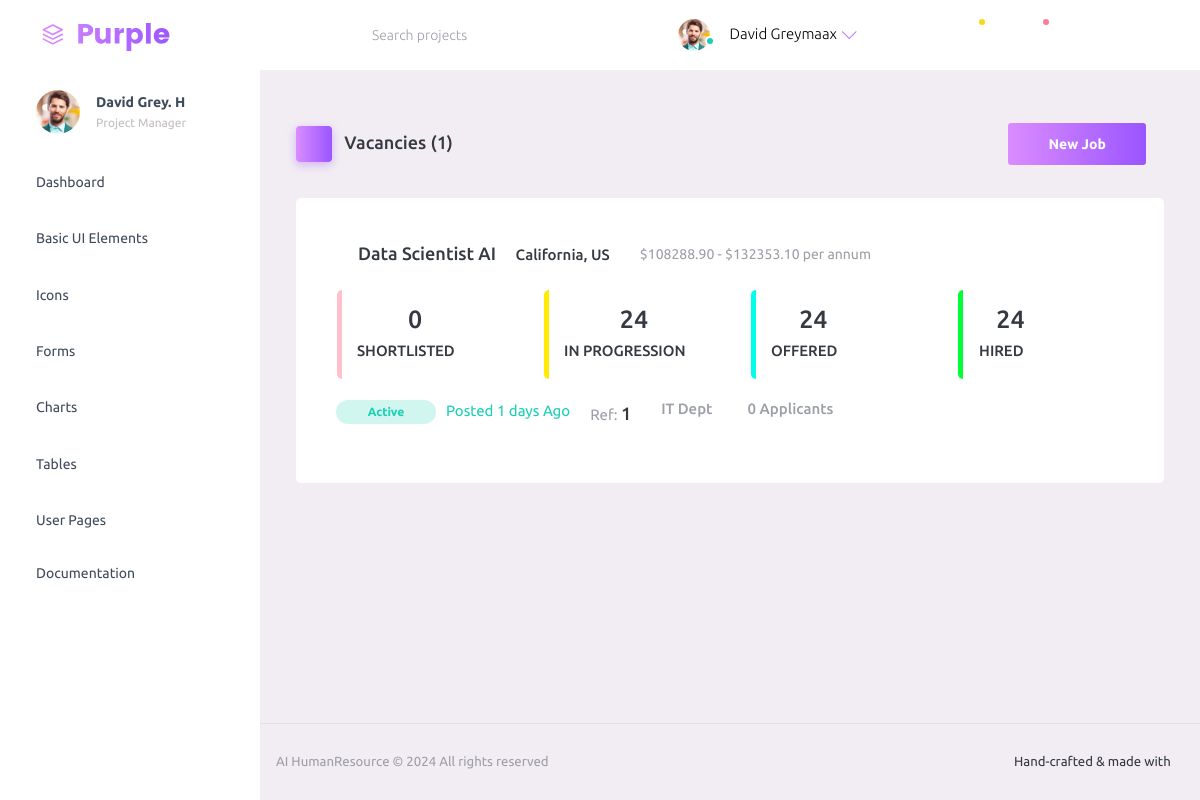
/human-resource/, run on an earlier commit of the app's database.
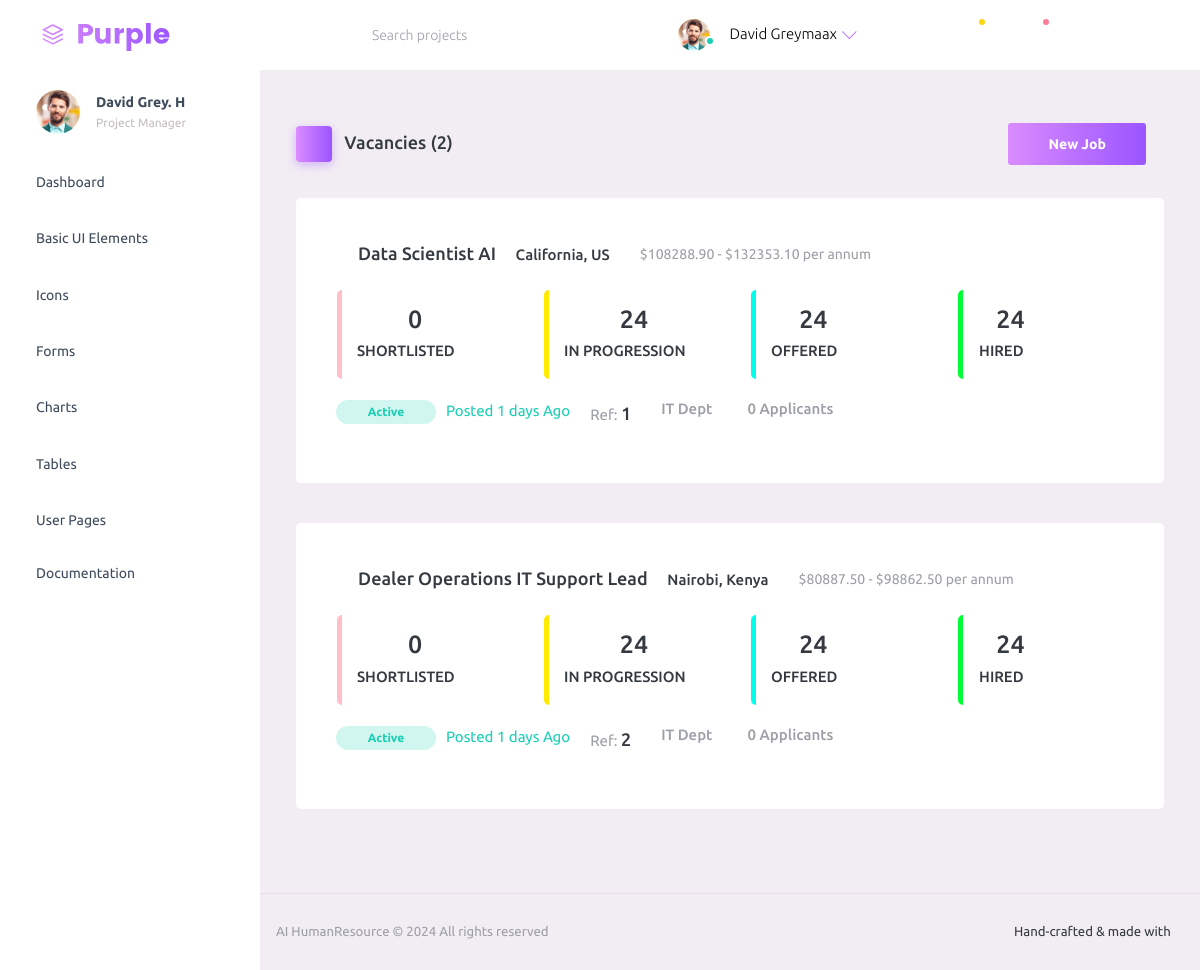
And on a later commit of the database.
### HumanResource/models.py (models this page shows, shortened)
class Job(models.Model):
    job_title = models.CharField(max_length=100, null=False)
    department = models.CharField(max_length=50, choices=departments)
    salary = models.IntegerField()
    location = models.CharField(max_length=100, choices=locations)
    introduction = models.CharField(max_length=220)
    brief_posting_description = models.CharField(max_length=400)
    responsibilities = models.CharField(max_length=3000)
    qualifications = models.CharField(max_length=1500)
    is_active = models.BooleanField(default=True)
    date_posted = models.DateField(auto_now_add=True)
    shortlist = models.ManyToManyField('Applicant', related_name='shortlisted_jobs', blank=True)

### HumanResource/views.py (the view)
# urls.py: 2. Add a URL to urlpatterns:  path('', views.home, name='home')
def home(request):
    jobs = Job.objects.all()
    job_data = {}
    for j in jobs:
        lower_bound = j.salary * 0.9
        upper_bound = j.salary * 1.1
        posted = (datetime.datetime.today().date() - j.date_posted).days
        applicants = j.applicants.all().count()
        shortlisted = j.shortlist.all().count()
        job_data[j.id] = {
            'job': j,
            'lower_bound': f"{lower_bound:.2f}",
            'upper_bound': f"{upper_bound:.2f}",
            'posted': posted,
            'applicants': applicants,
            'shortlisted': shortlisted
        }
    return render(request, 'app/hr_dashboard.html', {'job_data': job_data, 'total_jobs': Job.objects.all().count()})

### HumanResource/templates/app/hr_dashboard.html (shortened to what this page needs)
{% extends 'app/index.html' %}
{% load static %}
{% block body %}
<div class="page-header">
    <h3 class="page-title">
      <span class="page-title-icon bg-gradient-primary text-white me-2">
        <i class="mdi mdi-home"></i>
      </span> Vacancies ({{ total_jobs }})
    </h3>
    <nav aria-label="breadcrumb">
      <ul class="breadcrumb">
        <li class="breadcrumb-item active" aria-current="page">
          <a class="btn btn-gradient-primary btn-md" href="{% url 'new-job' %}">New Job</a></i>
        </li>
      </ul>
    </nav>
</div>
{% if job_data %}
{% for job_id, data in job_data.items %}
<div class="row">
    <div class="col-12 grid-margin">
      <div class="card">
        <div class="card-body">
            <div class="row">
                <div class="d-flex flex-row">
                    <h4 class="card-title"><i class="mdi mdi-checkbox-marked-outline text-success" style="font-size: 23px;"></i> {{ data.job.job_title }}</h4>
                    <h6 style="margin: 8px;"><i class="mdi mdi-map-marker-outline"></i>{{ data.job.location }}</h6>
                    <small class="text-muted" style="margin: 8px;"><i class="mdi mdi-cash-multiple"></i> ${{ data.lower_bound }} - ${{ data.upper_bound }} per annum</small>
                </div>
            </div>
            <div class="row">
              <div class="col-md-3 stretch-card grid-margin">
                <a class="btn" style="padding: 0px !important;" href="{% url 'shortlist' %}">
                <div class="card"  style="border-left: 5px solid pink; margin-top: 10px;">
                  <div class="card-body" style="padding: 15px;">
                    <h3><i class="mdi mdi-account-multiple-outline" style="color: pink;"></i> {{ data.shortlisted }}</h3>
                          <div class="metric-value d-inline-block">
                              <h6 class="mb-1">SHORTLISTED</h6>
                          </div>
                  </div>
                </div>
              </a>
              </div>
              <div class="col-md-3 stretch-card grid-margin">
                <a class="btn" style="padding: 0px !important;" >
                <div class="card"  style="border-left: 5px solid rgb(255, 234, 0); margin-top: 10px;">
                  <div class="card-body" style="padding: 15px;">
                    <h3><i class="mdi mdi-arrow-right" style="color: rgb(255, 234, 0);"></i> 24</h3>
                          <div class="metric-value d-inline-block">
                              <h6 class="mb-1">IN PROGRESSION</h6>
                          </div>
                  </div>
                </div>
                </a>
              </div>
              <div class="col-md-3 stretch-card grid-margin">
                <a class="btn" style="padding: 0px !important;" >
                <div class="card"  style="border-left: 5px solid rgb(0, 255, 234); margin-top: 10px;">
                  <div class="card-body" style="padding: 15px;">
                    <h3><i class="mdi mdi-check" style="color: rgb(0, 255, 234);"></i> 24</h3>
                          <div class="metric-value d-inline-block">
                              <h6 class="mb-1">OFFERED</h6>
                          </div>
                  </div>
                </div>
                </a>
              </div>
              <div class="col-md-3 stretch-card grid-margin">
                <a class="btn" style="padding: 0px !important;" >
                <div class="card"  style="border-left: 5px solid rgb(0, 255, 55); margin-top: 10px;">
                  <div class="card-body" style="padding: 15px;">
                    <h3><i class="mdi mdi-thumb-up-outline" style="color: rgb(0, 255, 55);"></i> 24</h3>
                          <div class="metric-value d-inline-block">
                              <h6 class="mb-1">HIRED</h6>
                          </div>
                  </div>
                </div>
                </a>
              </div>
            </div>
            <div class="row">
              <div class="stretch-card" style="margin-top: -20px;">
                {% if data.job.is_active %}
                <a class="btn btn-inverse-success btn-rounded btn-md"
                style="height: 24px !important; padding: 5px !important; width: 100px !important; font-size: 12px;" href="{% url 'edit-job' data.job.id %}">Active</a>
                {% else %}
                <a class="btn btn-inverse-danger btn-rounded btn-md"
                style="height: 24px !important; padding: 5px !important; width: 100px !important; font-size: 12px;" href="{% url 'edit-job' data.job.id %}">Expired</a>
                {% endif %}
                {% if data.posted > 0 %}
                <p class="text-success" style="margin-left: 10px;">Posted {{ data.posted }} days Ago</p>
                {% else %}
                <p class="text-success" style="margin-left: 10px;">Posted today</p>
                {% endif %}
                <p class="text-muted" style="margin-left: 20px;">Ref: <span class="card-title">{{ data.job.id }}</span></p>
                <h6 class="text-muted" style="margin-left: 30px;">{{ data.job.department }} Dept</h6>
                <h6 class="text-muted" style="margin-left: 20px;"><i class="mdi mdi-account"></i> {{ data.applicants }} Applicants</h6>
              </div>
            </div>
        </div>
      </div>
    </div>
  </div>
{% endfor %}
{% else %}
<div class="row">
  <h4 class="card-title"> No Jobs Available</h4>
</div>
{% endif %}
{% endblock body %}

### HumanResource/templates/app/index.html (shortened to what this page needs)
<!DOCTYPE html>
{% load static %}
<html lang="en">
  <head>
    <link rel="stylesheet" href="{% static 'assets/vendors/mdi/css/materialdesignicons.min.css' %}">
    <link rel="stylesheet" href="{% static 'assets/vendors/ti-icons/css/themify-icons.css' %}">
    <link rel="stylesheet" href="{% static 'assets/vendors/css/vendor.bundle.base.css' %}">
    <link rel="stylesheet" href="{% static 'assets/vendors/font-awesome/css/font-awesome.min.css' %}">
    <link rel="stylesheet" href="{% static 'assets/vendors/select2/select2.min.css' %}">
    <link rel="stylesheet" href="{% static 'assets/vendors/select2-bootstrap-theme/select2-bootstrap.min.css' %}">
    <link rel="stylesheet" href="{% static 'assets/css/style.css' %}">
  </head>
  <body>
    <div class="container-scroller">
      {% include 'partials/_navbar.html' %}
      <div class="container-fluid page-body-wrapper">
        {% include 'partials/_sidebar.html' %}
        <div class="main-panel">
          <div class="content-wrapper">
            {% block body %}
            {% endblock body %}
          </div>
          {% include 'partials/_footer.html' %}
        </div>
      </div>
    </div>
  </body>
</html>

### HumanResource/templates/partials/_navbar.html (shortened to what this page needs)
{% load static %}
<nav class="navbar default-layout-navbar col-lg-12 col-12 p-0 fixed-top d-flex flex-row">
    <div class="text-center navbar-brand-wrapper d-flex align-items-center justify-content-start">
      <a class="navbar-brand brand-logo" href="#"><img src="{% static 'assets/images/logo.svg' %}" alt="logo" /></a>
    </div>
    <div class="navbar-menu-wrapper d-flex align-items-stretch">
      <button class="navbar-toggler navbar-toggler align-self-center" type="button" data-toggle="minimize">
        <span class="mdi mdi-menu"></span>
      </button>
      <div class="search-field d-none d-md-block">
        <form class="d-flex align-items-center h-100" action="#">
          <div class="input-group">
            <div class="input-group-prepend bg-transparent">
              <i class="input-group-text border-0 mdi mdi-magnify"></i>
            </div>
            <input type="text" class="form-control bg-transparent border-0" placeholder="Search projects">
          </div>
        </form>
      </div>
      <ul class="navbar-nav navbar-nav-right">
        <li class="nav-item nav-profile dropdown">
          <a class="nav-link dropdown-toggle" id="profileDropdown" href="#" data-bs-toggle="dropdown" aria-expanded="false">
            <div class="nav-profile-img">
              <img src="{% static 'assets/images/faces/face1.jpg' %}" alt="image">
              <span class="availability-status online"></span>
            </div>
            <div class="nav-profile-text">
              <p class="mb-1 text-black">David Greymaax</p>
            </div>
          </a>
        </li>
        <li class="nav-item d-none d-lg-block full-screen-link">
          <a class="nav-link">
            <i class="mdi mdi-fullscreen" id="fullscreen-button"></i>
          </a>
        </li>
        <li class="nav-item dropdown">
          <a class="nav-link count-indicator dropdown-toggle" id="messageDropdown" href="#" data-bs-toggle="dropdown" aria-expanded="false">
            <i class="mdi mdi-email-outline"></i>
            <span class="count-symbol bg-warning"></span>
          </a>
        </li>
        <li class="nav-item dropdown">
          <a class="nav-link count-indicator dropdown-toggle" id="notificationDropdown" href="#" data-bs-toggle="dropdown">
            <i class="mdi mdi-bell-outline"></i>
            <span class="count-symbol bg-danger"></span>
          </a>
        </li>
        <li class="nav-item nav-logout d-none d-lg-block">
          <a class="nav-link" href="#">
            <i class="mdi mdi-power"></i>
          </a>
        </li>
        <li class="nav-item nav-settings d-none d-lg-block">
          <a class="nav-link" href="#">
            <i class="mdi mdi-format-line-spacing"></i>
          </a>
        </li>
      </ul>
    </div>
  </nav>

### HumanResource/templates/partials/_sidebar.html (shortened to what this page needs)
{% load static %}
<nav class="sidebar sidebar-offcanvas" id="sidebar">
    <ul class="nav">
      <li class="nav-item nav-profile">
        <a href="#" class="nav-link">
          <div class="nav-profile-image">
            <img src="{% static 'assets/images/faces/face1.jpg' %}" alt="profile" />
          </div>
          <div class="nav-profile-text d-flex flex-column">
            <span class="font-weight-bold mb-2">David Grey. H</span>
            <span class="text-secondary text-small">Project Manager</span>
          </div>
          <i class="mdi mdi-bookmark-check text-success nav-profile-badge"></i>
        </a>
      </li>
      <li class="nav-item">
        <a class="nav-link" href="{% url 'human-resource' %}">
          <span class="menu-title">Dashboard</span>
          <i class="mdi mdi-home menu-icon"></i>
        </a>
      </li>
      <li class="nav-item">
        <a class="nav-link" data-bs-toggle="collapse" href="#ui-basic" aria-expanded="false" aria-controls="ui-basic">
          <span class="menu-title">Basic UI Elements</span>
          <i class="menu-arrow"></i>
          <i class="mdi mdi-crosshairs-gps menu-icon"></i>
        </a>
      </li>
      <li class="nav-item">
        <a class="nav-link" data-bs-toggle="collapse" href="#icons" aria-expanded="false" aria-controls="icons">
          <span class="menu-title">Icons</span>
          <i class="mdi mdi-contacts menu-icon"></i>
        </a>
      </li>
      <li class="nav-item">
        <a class="nav-link" data-bs-toggle="collapse" href="#forms" aria-expanded="false" aria-controls="forms">
          <span class="menu-title">Forms</span>
          <i class="mdi mdi-format-list-bulleted menu-icon"></i>
        </a>
      </li>
      <li class="nav-item">
        <a class="nav-link" data-bs-toggle="collapse" href="#charts" aria-expanded="false" aria-controls="charts">
          <span class="menu-title">Charts</span>
          <i class="mdi mdi-chart-bar menu-icon"></i>
        </a>
      </li>
      <li class="nav-item">
        <a class="nav-link" data-bs-toggle="collapse" href="#tables" aria-expanded="false" aria-controls="tables">
          <span class="menu-title">Tables</span>
          <i class="mdi mdi-table-large menu-icon"></i>
        </a>
      </li>
      <li class="nav-item">
        <a class="nav-link" data-bs-toggle="collapse" href="#auth" aria-expanded="false" aria-controls="auth">
          <span class="menu-title">User Pages</span>
          <i class="menu-arrow"></i>
          <i class="mdi mdi-lock menu-icon"></i>
        </a>
      </li>
      <li class="nav-item">
        <a class="nav-link" href="#" target="_blank">
          <span class="menu-title">Documentation</span>
        </a>
      </li>
    </ul>
  </nav>

### HumanResource/templates/partials/_footer.html
{% load static %}
<footer class="footer">
    <div class="d-sm-flex justify-content-center justify-content-sm-between">
      <span class="text-muted text-center text-sm-left d-block d-sm-inline-block">AI HumanResource &copy; <script type="text/javascript">document.write(new Date().getFullYear());</script> All rights reserved</span>
      <span class="float-none float-sm-right d-block mt-1 mt-sm-0 text-center">Hand-crafted & made with <i class="mdi mdi-heart text-danger"></i></span>
    </div>
</footer>

What changed in the data, as far as the page shows it:
added Job: job.job_title "Dealer Operations IT Support Lead", job.location "Nairobi, Kenya", lower_bound "80887.50", upper_bound "98862.50", shortlisted "0", shows "Active", posted "1", job.id "2", job.department "IT", applicants "0"
Also different on the page:
{{ total_jobs }}: "1" → "2"
